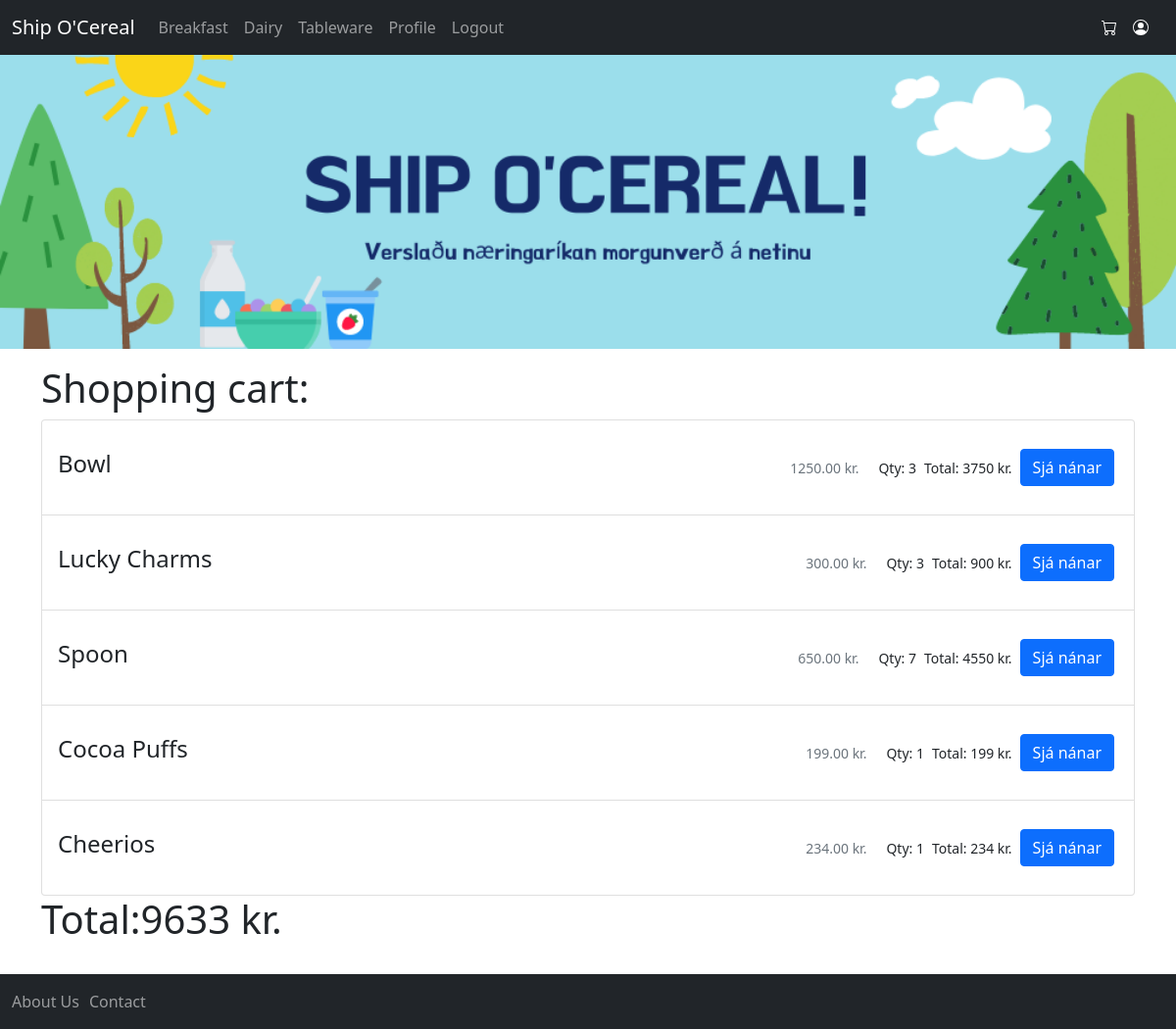
The app's page /user/cart (signed in) with its own data.
### user/models.py (models this page shows)
class ProductInCart(models.Model):
    product = models.ForeignKey(Product, on_delete=models.CASCADE)
    user = models.ForeignKey(User, on_delete=models.CASCADE)
    quantity = models.IntegerField()

### products/models.py (models this page shows, shortened)
class Product(models.Model):
    name = models.CharField(max_length=128)
    description = models.CharField(max_length=255, blank=True)
    price = DecimalField(max_digits=10, decimal_places=2)
    on_sale = models.BooleanField(default=False)

### user/views.py (the view)
# urls.py: path('cart', views.Cart.as_view()),
class Cart(ListView):
    context_object_name = 'cart'
    template_name = 'user/cart.html'
    def get_queryset(self):
        return ProductInCart.objects\
            .filter(user_id=self.request.user.id)\
            .annotate(total=F('product__price') * F('quantity'))
    def get_context_data(self, **kwargs):
        context = super().get_context_data(**kwargs)
        context.update(
            self.get_queryset().aggregate(total_price=Sum('total'))
        )
        return context

### templates/user/cart.html
{% extends 'base.html' %}
{% block content %}
    <h1>Shopping cart:</h1>
    {% if user.is_authenticated %}
        <ul class="list-group">
            {% for product in cart %}
                {% include 'user/cart_product_card.html' with product=product %}
            {% endfor %}
        </ul>
            <h1>Total:{{ total_price }} kr.</h1>
    {% else %}
        <div class="cartauth">
            <h5>You are not logged in. Please log in or register!</h5>
            <a class="btn btn-primary" href="/user/login">Log in </a>
            <a class="btn btn-primary" href="/user/register">Register</a>
        </div>
    {% endif %}
{% endblock %}

### templates/user/cart_product_card.html (shortened to what this page needs)
<li class="list-group-item d-flex align-items-center">
    <h4 class="me-auto">{{ product.product.name }}</h4>
    <small class="text-muted m-3"> {{ product.product.price }} kr.</small>
    <small class="m-1">Qty: {{ product.quantity }}</small>
    <small class="m-1">Total: {{ product.total }} kr.</small>
    <a class="btn btn-primary m-1"
       href="/products/product/{{ product.product.id }}"
    >Sjá nánar</a>
</li>

### static/css/main.css (style rules this page uses)
.btn-primary { margin: 2px; }
.btn-primary { margin-top: 10px; }

### records on screen
ProductInCart: product.name "Bowl", product.price "1250.00", quantity "3", total "3750"
ProductInCart: product.name "Lucky Charms", product.price "300.00", quantity "3", total "900"
ProductInCart: product.name "Spoon", product.price "650.00", quantity "7", total "4550"
ProductInCart: product.name "Cocoa Puffs", product.price "199.00", quantity "1", total "199"
ProductInCart: product.name "Cheerios", product.price "234.00", quantity "1", total "234"

### other values on screen
{{ total_price }} "9633"
